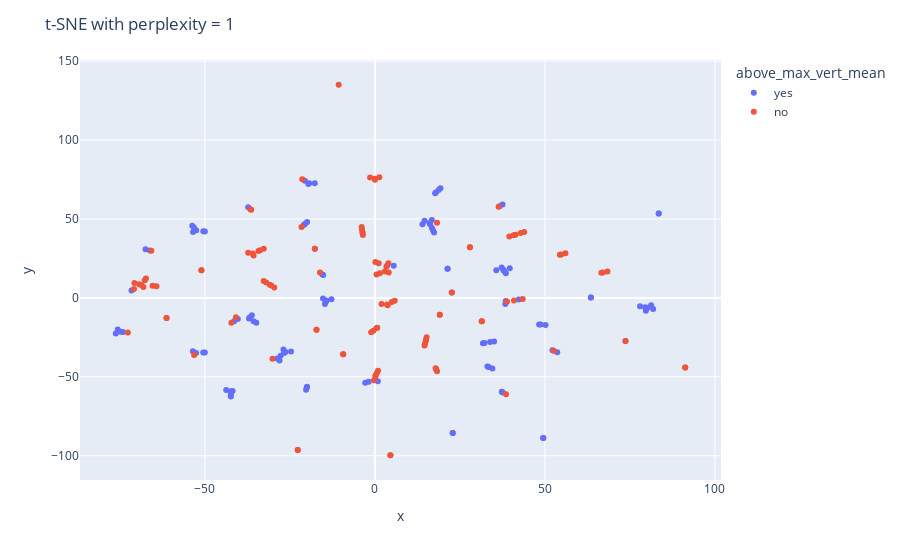

The notebook cell this image was saved under:
### Markdown cell above
## Dimensionality Reduction with t-SNE

For Dimensionality Reduction with t-SNE, I leveraged Plotly for visualization, assigning the 'above_max_vert_mean' variable as the color and showcasing 'max vert' and 'name' as hover information. I systematically explored the impact of varying perplexity values, specifically examining settings at 1, 30, and 50.

### Code cell
#| code-fold: true
from sklearn.manifold import TSNE
import seaborn as sns
import plotly.express as px
import textwrap
mywrap = lambda x: textwrap.wrap(x, width=60)

X = feature_matrix
X_embedded = TSNE(n_components=2, learning_rate='auto',init='random', perplexity=1).fit_transform(X)
tsne_df = pd.DataFrame(X_embedded, columns=['x','y'])
tsne_df['Name'] = combine_df['Name'] 
tsne_df['MAX.VERTICAL'] = combine_df['MAX.VERTICAL']
tsne_df['above_max_vert_mean'] = combine_df['above_max_vert_mean']
tsne_df['above_max_vert_mean'] = tsne_df['above_max_vert_mean'].map({1: 'yes', 0: 'no'})
tsne_df['Name'] = tsne_df['Name'].apply(lambda x: x if type(x) == str else '')
tsne_df['Name'] = tsne_df['Name'].apply(lambda x: '<br>'.join(mywrap(x)))
print(tsne_df)
fig = px.scatter(tsne_df, x='x', y='y', hover_data=['Name', 'MAX.VERTICAL'], color = 'above_max_vert_mean')
fig.update_layout(title_text='t-SNE with perplexity = 1')
fig.show()

### Figure 1 — Plotly figure (JSON) as saved in the notebook; plotly's stock layout.template omitted (floating-point values rounded to 4 significant figures; data arrays with more than 128 entries replaced by an {"elided": "..."} marker saying what was removed)
{"data": [{"customdata": {"elided": "115x2 mixed values"}, "hovertemplate": "above_max_vert_mean=yes<br>x=%{x}<br>y=%{y}<br>Name=%{customdata[0]}<br>MAX.VERTICAL=%{customdata[1]}<extra></extra>", "legendgroup": "yes", "marker": {"color": "#636efa", "symbol": "circle"}, "mode": "markers", "name": "yes", "orientation": "v", "showlegend": true, "type": "scatter", "x": [-15.47, -12.8, 16.03, -42.39, -43.75, 5.515, 14.58, -17.68, 52.2, -14.25, -50.03, 22.87, 50.17, -35.7, 17.69, -34.89, -20.92, 37.27, 22.6, 0.8401, 21.35, 33.45, -53.24, 17.91, 16.76, -37.04, 79.68, 37.53, 36.67, 49.49, 83.46, -67.47, 49.49, -20.61, 19.26, 16.21, 73.69, 37.3, 3.591, -71.6, 32.21, -74.91, 22.87, 81.82, 37.99, 79.41, 80.17, -27.75, 48.77, 18.7, -19.96, 13.97, -20.04, -14.72, 37.74, -36.83, 38.45, -52.62, 83.46, -19.6, 17.38, -28.07, -26.92, 39.65, -53.53, 53.62, -74.15, 63.5, -52.58, 17.1, -41.86, -28.72, -42.35, -26.34, 21.35, -36.21, 35.04, -14.41, -66.21, -50.48, -15.28, 81.22, -15.22, 35.69, -37.29, -40.34, -1.851, -19.35, -76.22, -20.61, 33.07, -50.03, -42.39, 37.62, -41.43, 16.74, -26.73, -53.5, 38.35, -2.872, 77.96, -75.65, -24.69, 48.27, 31.75, 38.5, 42.31, 34.55, -53.73, 33.87, -19.96, -17.7, -50.5, 63.5, -20.26], "xaxis": "x", "y": [14.88, -0.8489, 47.43, -61.29, -58.36, 20.33, 48.86, 31.12, -33.16, -1.608, 42.03, -85.55, -17.22, -14.76, 66.38, -15.71, 46.15, 19.28, 3.452, -52.88, 18.44, -43.75, 44.55, 66.81, 44.23, -13.07, -8.202, 59.24, 58.08, -88.7, 53.47, 30.78, -88.7, 74.3, 69.48, 46.64, -27.39, -59.5, 20.45, 4.669, -28.53, -21.48, -85.55, -7.005, 17.07, -5.973, -6.296, -36.71, -16.93, 68.37, -56.32, 46.61, -56.82, -3.819, 17.82, -12.41, -1.918, -34.94, 53.47, 72.12, 41.49, -39.68, -32.65, 18.75, -33.86, -34.5, -21.65, 0.325, 42.85, 42.71, -58.96, -38.41, -59.21, -34.24, 18.44, -10.98, -27.61, -2.376, 30.08, 42.18, -0.3107, -4.632, 14.44, 17.53, 57.51, -13.43, -53.13, 72.6, -22.53, 46.75, -43.43, -34.56, -62.51, -59.89, -14.87, 49.33, -34.93, 41.82, -3.895, -53.85, -5.346, -19.97, -33.9, -16.83, -28.68, 15.55, -1.076, -44.68, 45.69, -28.0, 48.06, 72.7, -34.63, 0.325, -58.24], "yaxis": "y"}, {"customdata": {"elided": "112x2 mixed values"}, "hovertemplate": "above_max_vert_mean=no<br>x=%{x}<br>y=%{y}<br>Name=%{customdata[0]}<br>MAX.VERTICAL=%{customdata[1]}<extra></extra>", "legendgroup": "no", "marker": {"color": "#EF553B", "symbol": "circle"}, "mode": "markers", "name": "no", "orientation": "v", "showlegend": true, "type": "scatter", "x": [19.06, 0.2299, 17.95, -72.68, 36.37, -3.91, 40.88, 3.953, 38.82, -67.7, 39.52, 67.06, 1.293, 31.42, 5.808, 73.69, 31.42, -70.86, 4.539, -21.6, 91.24, 41.34, -65.4, 91.24, -53.18, -32.72, -17.2, 19.06, -64.24, 66.59, -9.342, -31.99, -70.75, 0.4308, -30.14, 18.26, 14.73, -29.62, -68.09, 27.93, -67.36, 4.539, -42.23, -34.28, 27.93, 0.01271, -40.9, -17.68, -65.77, -0.01675, 0.6888, 18.25, 15.2, -1.125, 14.58, 54.37, 3.749, 22.6, 42.86, 3.358, 0.1202, -3.826, 0.6242, -0.4843, 1.093, -61.3, 68.38, -51.04, -22.71, 14.94, -17.2, -30.92, -68.7, -35.7, 0.8987, 40.77, 4.051, -9.342, 0.4708, -21.38, 56.01, 38.55, -3.553, 54.79, 43.46, -51.04, -0.2925, -61.3, 15.02, -36.62, -3.654, -10.67, -1.42, -22.71, -30.5, 17.84, -69.35, -33.78, -35.92, -37.29, -3.701, 1.925, 0.1014, -36.39, -32.7, 3.557, 4.963, -16.17, 52.57, 2.906, 1.432, 43.89], "xaxis": "x", "y": [-10.68, -49.1, -45.1, -21.99, 57.68, 44.94, -1.62, 22.03, -2.303, 11.18, 38.93, 16.16, 76.43, -14.75, -1.737, -27.39, -14.75, 5.592, -99.71, 44.86, -44.11, 40.08, 7.699, -44.11, -36.23, 10.65, -20.21, -10.68, 7.436, 15.96, -35.76, 9.677, 9.421, -19.28, -38.5, -46.51, -28.95, 6.636, 6.922, 32.02, 12.33, -99.71, -15.83, 29.69, 32.02, 74.88, -12.25, 31.12, 29.84, 75.46, -18.87, 47.56, -25.01, -21.78, -30.17, 27.29, -4.652, 3.452, 41.06, 19.69, 22.71, 43.73, -47.26, -20.75, 22.0, -12.73, 16.74, 17.54, -96.38, -27.15, -20.21, 8.313, 8.238, 26.8, -46.09, 39.72, 16.09, -35.76, 14.86, 75.25, 28.33, -60.98, 39.82, 27.56, -0.6281, 17.54, -52.13, -12.73, -26.47, 56.23, 41.27, 135.1, 76.29, -96.38, 7.778, -44.61, 8.657, 30.14, 28.19, 28.54, 41.95, -3.865, -49.75, 55.79, 31.15, -4.149, -2.615, 16.13, -33.51, 16.74, 15.66, 41.72], "yaxis": "y"}], "layout": {"legend": {"title": {"text": "above_max_vert_mean"}, "tracegroupgap": 0}, "margin": {"t": 60}, "title": {"text": "t-SNE with perplexity = 1"}, "xaxis": {"anchor": "y", "domain": [0, 1], "title": {"text": "x"}}, "yaxis": {"anchor": "x", "domain": [0, 1], "title": {"text": "y"}}}}
